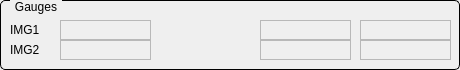
   <widget class="QGroupBox" name="GBGauges">
    <property name="geometry">
     <rect>
      <x>10</x>
      <y>30</y>
      <width>460</width>
      <height>70</height>
     </rect>
    </property>
    <property name="styleSheet">
     <string notr="true">QGroupBox {
     border: 1px solid black;
     border-radius: 5px;
     margin-top: 0.5em;
 }
 
 QGroupBox::title {
     subcontrol-origin: margin;
     left: 10px;
     padding: 0 3px 0 3px;
 }</string>
    </property>
    <property name="title">
     <string>Gauges</string>
    </property>
    <property name="checkable">
     <bool>false</bool>
    </property>
    <widget class="QLabel" name="lblIMG2">
     <property name="geometry">
      <rect>
       <x>10</x>
       <y>40</y>
       <width>41</width>
       <height>20</height>
      </rect>
     </property>
     <property name="text">
      <string>IMG2</string>
     </property>
    </widget>
    <widget class="QLabel" name="lblIMG1">
     <property name="geometry">
      <rect>
       <x>10</x>
       <y>20</y>
       <width>41</width>
       <height>20</height>
      </rect>
     </property>
     <property name="text">
      <string>IMG1</string>
     </property>
    </widget>
    <widget class="QELabel" name="lblPressureIMG2">
     <property name="geometry">
      <rect>
       <x>60</x>
       <y>40</y>
       <width>91</width>
       <height>20</height>
      </rect>
     </property>
     <property name="frameShape">
      <enum>QFrame::StyledPanel</enum>
     </property>
     <property name="variable" stdset="0">
      <string>TL2-VA-IMG2:getPressure</string>
     </property>
     <property name="variableSubstitutions" stdset="0">
      <string>corrector=1,ch=Y</string>
     </property>
     <property name="format" stdset="0">
      <enum>QE::LocalEnumeration</enum>
     </property>
    </widget>
    <widget class="QELabel" name="lblPressureIMG1">
     <property name="geometry">
      <rect>
       <x>60</x>
       <y>20</y>
       <width>91</width>
       <height>20</height>
      </rect>
     </property>
     <property name="frameShape">
      <enum>QFrame::StyledPanel</enum>
     </property>
     <property name="variable" stdset="0">
      <string>TL2-VA-IMG1:getPressure</string>
     </property>
     <property name="variableSubstitutions" stdset="0">
      <string>corrector=1,ch=X</string>
     </property>
     <property name="allowDrop">
      <bool>false</bool>
     </property>
     <property name="format" stdset="0">
      <enum>QE::LocalEnumeration</enum>
     </property>
    </widget>
    <widget class="QELabel" name="lblPressureIMG1_2">
     <property name="geometry">
      <rect>
       <x>260</x>
       <y>20</y>
       <width>91</width>
       <height>20</height>
      </rect>
     </property>
     <property name="frameShape">
      <enum>QFrame::StyledPanel</enum>
     </property>
     <property name="variable" stdset="0">
      <string>TL2-VA-GC1:getOffSetpoint1</string>
     </property>
     <property name="variableSubstitutions" stdset="0">
      <string/>
     </property>
     <property name="allowDrop">
      <bool>false</bool>
     </property>
     <property name="format" stdset="0">
      <enum>QE::LocalEnumeration</enum>
     </property>
    </widget>
    <widget class="QELabel" name="lblPressureIMG1_3">
     <property name="geometry">
      <rect>
       <x>360</x>
       <y>20</y>
       <width>91</width>
       <height>20</height>
      </rect>
     </property>
     <property name="frameShape">
      <enum>QFrame::StyledPanel</enum>
     </property>
     <property name="variable" stdset="0">
      <string>TL2-VA-GC1:getOnSetpoint1</string>
     </property>
     <property name="variableSubstitutions" stdset="0">
      <string/>
     </property>
     <property name="allowDrop">
      <bool>false</bool>
     </property>
     <property name="format" stdset="0">
      <enum>QE::LocalEnumeration</enum>
     </property>
    </widget>
    <widget class="QELabel" name="lblPressureIMG1_4">
     <property name="geometry">
      <rect>
       <x>260</x>
       <y>40</y>
       <width>91</width>
       <height>20</height>
      </rect>
     </property>
     <property name="frameShape">
      <enum>QFrame::StyledPanel</enum>
     </property>
     <property name="variable" stdset="0">
      <string>TL2-VA-GC1:getOffSetpoint2</string>
     </property>
     <property name="variableSubstitutions" stdset="0">
      <string/>
     </property>
     <property name="allowDrop">
      <bool>false</bool>
     </property>
     <property name="format" stdset="0">
      <enum>QE::LocalEnumeration</enum>
     </property>
    </widget>
    <widget class="QELabel" name="lblPressureIMG1_5">
     <property name="geometry">
      <rect>
       <x>360</x>
       <y>40</y>
       <width>91</width>
       <height>20</height>
      </rect>
     </property>
     <property name="frameShape">
      <enum>QFrame::StyledPanel</enum>
     </property>
     <property name="variable" stdset="0">
      <string>TL2-VA-GC1:getOnSetpoint2</string>
     </property>
     <property name="variableSubstitutions" stdset="0">
      <string/>
     </property>
     <property name="allowDrop">
      <bool>false</bool>
     </property>
     <property name="format" stdset="0">
      <enum>QE::LocalEnumeration</enum>
     </property>
    </widget>
    <widget class="QESimpleShape" name="qesimpleshape">
     <property name="geometry">
      <rect>
       <x>180</x>
       <y>20</y>
       <width>16</width>
       <height>20</height>
      </rect>
     </property>
     <property name="colour0" stdset="0">
      <color>
       <red>50</red>
       <green>20</green>
       <blue>20</blue>
      </color>
     </property>
     <property name="colour1" stdset="0">
      <color>
       <red>255</red>
       <green>0</green>
       <blue>0</blue>
      </color>
     </property>
     <property name="variable" stdset="0">
      <string>TL2-VA-IMG1-REL1:isInterlock</string>
     </property>
    </widget>
    <widget class="QESimpleShape" name="qesimpleshape_2">
     <property name="geometry">
      <rect>
       <x>220</x>
       <y>20</y>
       <width>16</width>
       <height>20</height>
      </rect>
     </property>
     <property name="colour0" stdset="0">
      <color>
       <red>50</red>
       <green>20</green>
       <blue>20</blue>
      </color>
     </property>
     <property name="colour1" stdset="0">
      <color>
       <red>255</red>
       <green>0</green>
       <blue>0</blue>
      </color>
     </property>
     <property name="variable" stdset="0">
      <string>TL2-VA-IMG1-REL2:isInterlock</string>
     </property>
    </widget>
    <widget class="QESimpleShape" name="qesimpleshape_3">
     <property name="geometry">
      <rect>
       <x>220</x>
       <y>40</y>
       <width>16</width>
       <height>20</height>
      </rect>
     </property>
     <property name="colour0" stdset="0">
      <color>
       <red>50</red>
       <green>20</green>
       <blue>20</blue>
      </color>
     </property>
     <property name="colour1" stdset="0">
      <color>
       <red>255</red>
       <green>0</green>
       <blue>0</blue>
      </color>
     </property>
     <property name="variable" stdset="0">
      <string>TL2-VA-IMG2-REL2:isInterlock</string>
     </property>
    </widget>
    <widget class="QESimpleShape" name="qesimpleshape_4">
     <property name="geometry">
      <rect>
       <x>180</x>
       <y>40</y>
       <width>16</width>
       <height>20</height>
      </rect>
     </property>
     <property name="colour0" stdset="0">
      <color>
       <red>50</red>
       <green>20</green>
       <blue>20</blue>
      </color>
     </property>
     <property name="colour1" stdset="0">
      <color>
       <red>255</red>
       <green>0</green>
       <blue>0</blue>
      </color>
     </property>
     <property name="variable" stdset="0">
      <string>TL2-VA-IMG2-REL1:isInterlock</string>
     </property>
    </widget>
   </widget>
